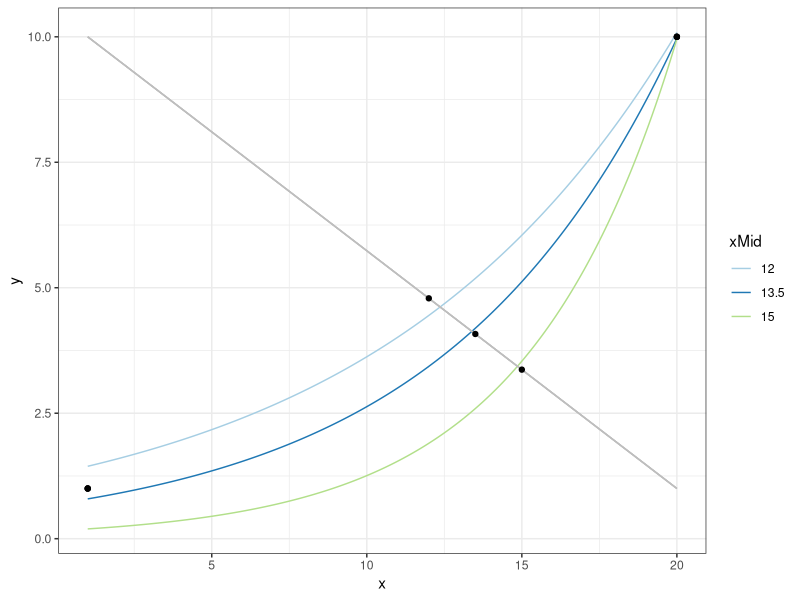
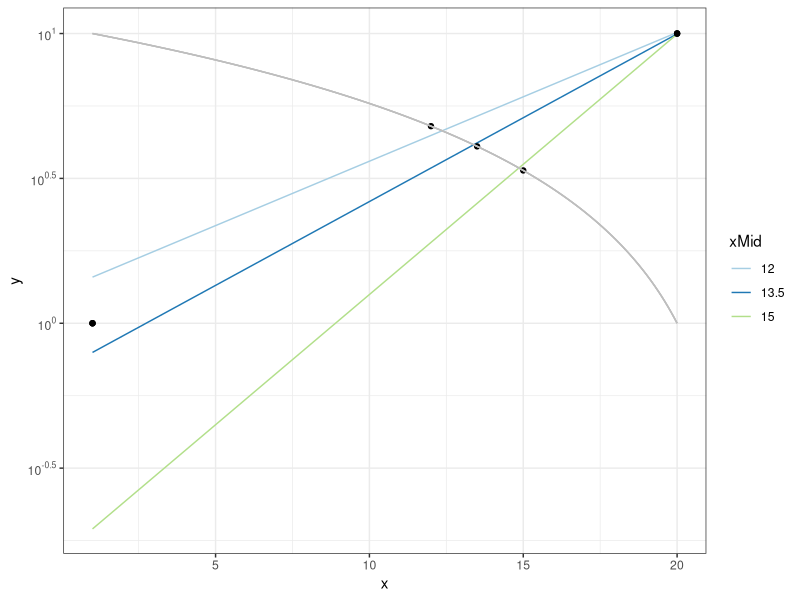
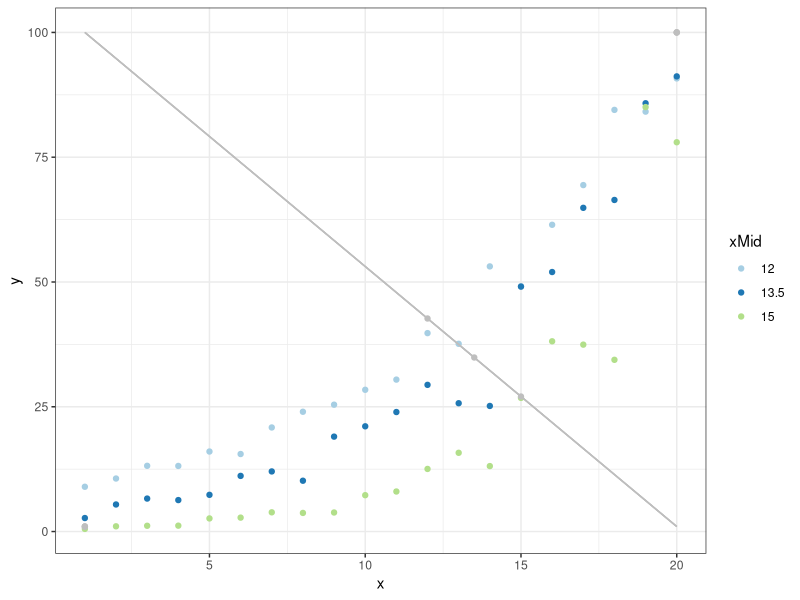
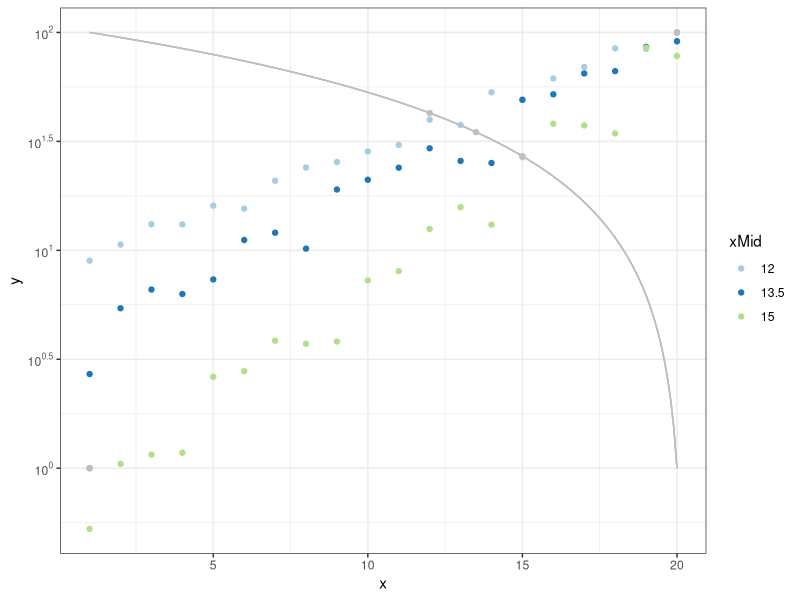
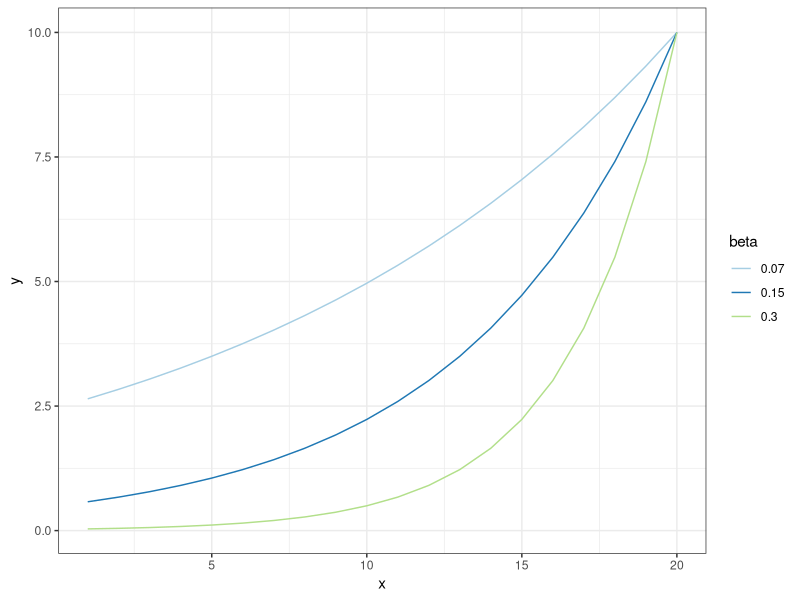
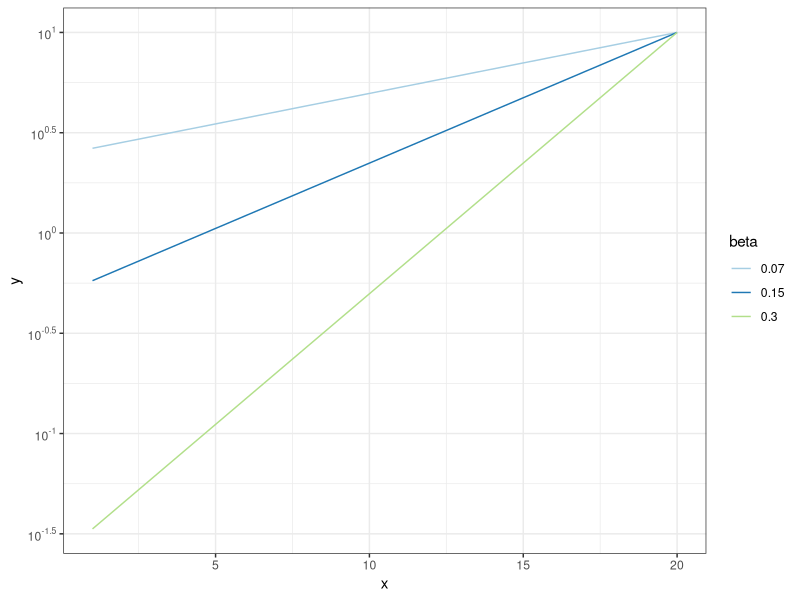
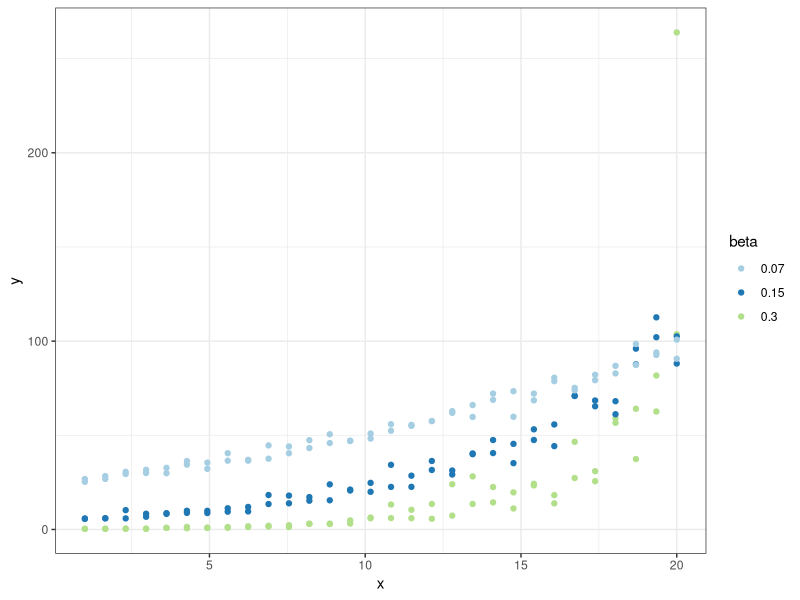
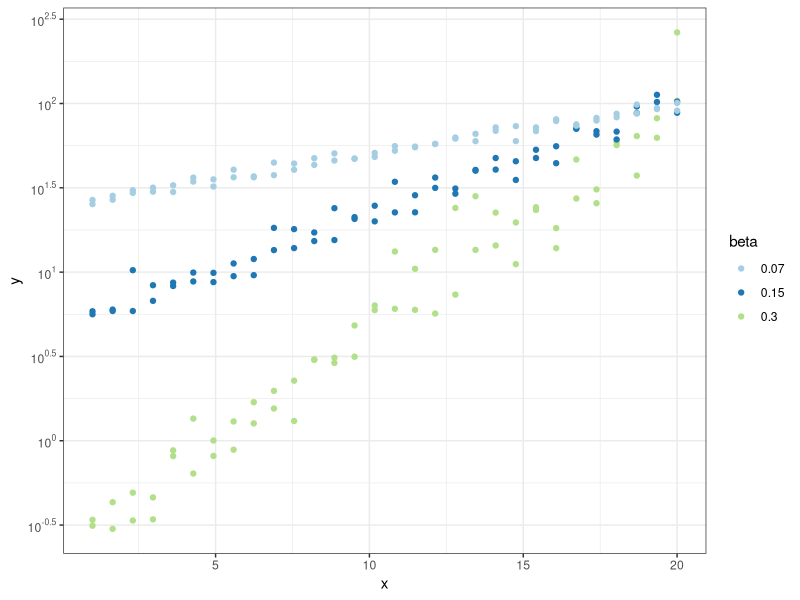

Write the R code that produced these figures, in order.
## ---- chunk 1
knitr::opts_chunk$set(echo = F, message = FALSE, warning = FALSE)
library(ggplot2)
library(scales)
library(tidyverse)
## ---- chunk 2
expSim <- function(xMid, xRange = c(1,20), yRange = c(1,10)){
  
  lineData   <- tibble(xLine = seq(xRange[1],xRange[2],0.1),
                       yLine = ((yRange[1]-yRange[2])/(xRange[2]-xRange[1]))*(xLine-xRange[1])+yRange[2])
  pointsData <- tibble(xPoint = c(xRange[1], xMid, xRange[2]),
                       yPoint = c(yRange[1], lineData$yLine[lineData$xLine == xMid], yRange[2]))
  
  
  lm.fit <- lm(log(yPoint) ~ xPoint, data = pointsData)
  alpha.0  <- exp(coef(lm.fit)[1]) %>% as.numeric()
  beta.0   <- coef(lm.fit)[2] %>% as.numeric()
  start <- list(alpha = alpha.0, beta = beta.0)
  nonlinear.fit   <- nls(yPoint ~ alpha * exp(beta * xPoint), data = pointsData, start = start)
  alpha <- coef(nonlinear.fit)[1] %>% as.numeric()
  beta <- coef(nonlinear.fit)[2] %>% as.numeric()
  
  expData <- tibble(x = seq(xRange[1],xRange[2],0.1),
                    y = alpha*exp(beta*x))
  return(list(expData = expData, lineData = lineData, pointsData = pointsData))
}

expData <- tibble(xMid = c(12, 13.5, 15)) %>%
  mutate(data = map(xMid, expSim)) %>%
  unnest(data) %>%
  unnest(data) %>%
  mutate(xMid = factor(xMid))

expData %>%
  ggplot(aes(x = x, y = y, group = xMid, color = xMid)) + 
  geom_line() +
  geom_line(aes(x = xLine, y = yLine), color = "gray") +
  geom_point(aes(x = xPoint, y = yPoint), color = "black") +
  theme_bw() +
  scale_color_brewer(palette = "Paired")

expData %>%
  ggplot(aes(x = x, y = y, group = xMid, color = xMid)) + 
  geom_line() +
  geom_point(aes(x = xPoint, y = yPoint), color = "black") +
  geom_line(aes(x = xLine, y = yLine), color = "gray") +
  theme_bw() +
  scale_color_brewer(palette = "Paired") +
  scale_y_continuous(trans = "log10",
                     breaks = trans_breaks("log10", function(x) 10^x),
                     labels = trans_format("log10", math_format(10^.x)))

## ---- chunk 3
expSim <- function(xMid, sigma, N = 20, xRange = c(1,20), yRange = c(1,100)){
  
  lineData   <- tibble(xLine = seq(xRange[1],xRange[2],0.1),
                       yLine = ((yRange[1]-yRange[2])/(xRange[2]-xRange[1]))*(xLine-xRange[1])+yRange[2])
  pointsData <- tibble(xPoint = c(xRange[1], xMid, xRange[2]),
                       yPoint = c(yRange[1], lineData$yLine[lineData$xLine == xMid], yRange[2]))
  
  
  lm.fit <- lm(log(yPoint) ~ xPoint, data = pointsData)
  alpha.0  <- exp(coef(lm.fit)[1]) %>% as.numeric()
  beta.0   <- coef(lm.fit)[2] %>% as.numeric()
  start <- list(alpha = alpha.0, beta = beta.0)
  nonlinear.fit   <- nls(yPoint ~ alpha * exp(beta * xPoint), data = pointsData, start = start)
  alpha <- (coef(nonlinear.fit)[1] %>% as.numeric())/(exp((sigma^2)/2))
  beta <- coef(nonlinear.fit)[2] %>% as.numeric()
  
  expData <- tibble(x = seq(xRange[1],xRange[2], length.out = N),
                    y = alpha*exp(beta*x + rnorm(N,0,sigma)))
  return(list(expData = expData, lineData = lineData, pointsData = pointsData))
}

expData <- tibble(xMid = c(12, 13.5, 15),
                  sigma = c(0.1, 0.15, 0.3)) %>%
  mutate(data = map2(xMid, sigma, expSim)) %>%
  unnest(data) %>%
  unnest(data) %>%
  mutate(xMid = factor(xMid))

expData %>%
  ggplot(aes(x = x, y = y, group = xMid, color = xMid)) + 
  geom_point() +
  geom_line(aes(x = xLine, y = yLine), color = "gray") +
  geom_point(aes(x = xPoint, y = yPoint), color = "gray") +
  theme_bw() +
  scale_color_brewer(palette = "Paired")

expData %>%
  ggplot(aes(x = x, y = y, group = xMid, color = xMid)) + 
  geom_point() +
  geom_point(aes(x = xPoint, y = yPoint), color = "gray") +
  geom_line(aes(x = xLine, y = yLine), color = "gray") +
  theme_bw() +
  scale_color_brewer(palette = "Paired") +
  scale_y_continuous(trans = "log10",
                     breaks = trans_breaks("log10", function(x) 10^x),
                     labels = trans_format("log10", math_format(10^.x)))
## ---- chunk 4
expSim <- function(beta, xRange = c(1,20), yRange = c(1,10)){
  alpha   <- (yRange[2]/exp(beta*xRange[2]))
  expData <- tibble(x = seq(xRange[1],xRange[2],1),
                    y = alpha*exp(beta*x))
  return(expData)
}

expData <- tibble(beta = c(0.07, 0.15, 0.3)) %>%
           mutate(data = map(beta, expSim)) %>%
           unnest(data) %>%
           mutate(beta = factor(beta))

expData %>%
  ggplot(aes(x = x, y = y, group = beta, color = beta)) + 
  geom_line() +
  theme_bw() +
  scale_color_brewer(palette = "Paired")

expData %>%
  ggplot(aes(x = x, y = y, group = beta, color = beta)) + 
  geom_line() +
  theme_bw() +
  scale_color_brewer(palette = "Paired") +
  scale_y_continuous(trans = "log10",
                     breaks = trans_breaks("log10", function(x) 10^x),
                     labels = trans_format("log10", math_format(10^.x)))
## ---- chunk 5
expSim <- function(beta, sigma, N = 30, xRange = c(1,20), yRange = c(1,100)){
  alpha <- (yRange[2]/exp(beta*xRange[2]))/(exp((sigma^2)/2))
  expData <- tibble(x = seq(xRange[1],xRange[2], length.out = N),
                    y = alpha*exp(beta*x + rnorm(N,0,sigma)))
  return(expData)
}

expData <- tibble(beta = c(0.3, 0.3, 0.15, 0.15, 0.07, 0.07),
                  sigma = c(0.3, 0.4, 0.12, 0.17, 0.05, 0.07)) %>%
  mutate(data = map2(beta, sigma, expSim)) %>%
  unnest(data) %>%
  mutate(beta = factor(beta))

expData %>%
  ggplot(aes(x = x, y = y, group = beta, color = beta)) + 
  geom_point() +
  theme_bw() +
  scale_color_brewer(palette = "Paired")

expData %>%
  ggplot(aes(x = x, y = y, group = beta, color = beta)) + 
  geom_point() +
  theme_bw() +
  scale_color_brewer(palette = "Paired") +
  scale_y_continuous(trans = "log10",
                     breaks = trans_breaks("log10", function(x) 10^x),
                     labels = trans_format("log10", math_format(10^.x)))
## ---- chunk 6
expSim <- function(xMid, xRange = c(0,20), yRange = c(1,100)){
  
  lineData   <- tibble(xLine = seq(xRange[1],xRange[2],0.1),
                       yLine = ((yRange[1]-yRange[2])/(xRange[2]-xRange[1]))*(xLine-xRange[1])+yRange[2])
  pointsData <- tibble(xPoint = c(xRange[1], (xMid-0.1), (xMid+0.1), xRange[2]),
                       yPoint = c(yRange[1], lineData$yLine[lineData$xLine == xMid], lineData$yLine[lineData$xLine == xMid], yRange[2]))
  
  
  lm.fit <- lm(log(yPoint) ~ xPoint, data = pointsData)
  alpha.0  <- exp(coef(lm.fit)[1]) %>% as.numeric()
  beta.0   <- coef(lm.fit)[2] %>% as.numeric()
  theta.0 <- min(pointsData$yPoint) * 0.5  
  start <- list(alpha = alpha.0, beta = beta.0, theta = theta.0)
  nonlinear.fit   <- nls(yPoint ~ alpha * exp(beta * xPoint) + theta , data = pointsData, start = start)
  alpha <- coef(nonlinear.fit)[1] %>% as.numeric()
  beta <- coef(nonlinear.fit)[2] %>% as.numeric()
  theta <- coef(nonlinear.fit)[3] %>% as.numeric()

  expData <- tibble(x = seq(xRange[1],xRange[2],0.1),
                    y = alpha*exp(beta*x) + theta)
  return(list(expData = expData, lineData = lineData, pointsData = pointsData))
}

expData <- tibble(xMid = c(11, 13, 15)) %>%
  mutate(data = map(xMid, expSim)) %>%
  unnest(data) %>%
  unnest(data) %>%
  mutate(xMid = factor(xMid))

expData %>%
  ggplot(aes(x = x, y = y, group = xMid, color = xMid)) + 
  geom_line() +
  geom_point(aes(x = xPoint, y = yPoint), color = "black") +
  geom_line(aes(x = xLine, y = yLine), color = "gray") +
  theme_bw() +
  scale_color_brewer(palette = "Paired")

expData %>%
  ggplot(aes(x = x, y = y, group = xMid, color = xMid)) + 
  geom_line() +
  geom_point(aes(x = xPoint, y = yPoint), color = "black") +
  geom_line(aes(x = xLine, y = yLine), color = "gray") +
  theme_bw() +
  scale_color_brewer(palette = "Paired") +
  scale_y_continuous(trans = "log10",
                     breaks = trans_breaks("log10", function(x) 10^x),
                     labels = trans_format("log10", math_format(10^.x)))

## ---- chunk 7
expSim <- function(xMid, sigma, N = 20, xRange = c(0,20), yRange = c(1,100)){
  
  lineData   <- tibble(xLine = seq(xRange[1],xRange[2],0.1),
                       yLine = ((yRange[1]-yRange[2])/(xRange[2]-xRange[1]))*(xLine-xRange[1])+yRange[2])
  pointsData <- tibble(xPoint = c(xRange[1], (xMid-0.1), (xMid+0.1), xRange[2]),
                       yPoint = c(yRange[1], lineData$yLine[lineData$xLine == xMid], lineData$yLine[lineData$xLine == xMid], yRange[2]))
  
  
  lm.fit <- lm(log(yPoint) ~ xPoint, data = pointsData)
  alpha.0  <- exp(coef(lm.fit)[1]) %>% as.numeric()
  beta.0   <- coef(lm.fit)[2] %>% as.numeric()
  theta.0 <- min(pointsData$yPoint) * 0.5  
  start <- list(alpha = alpha.0, beta = beta.0, theta = theta.0)
  nonlinear.fit   <- nls(yPoint ~ alpha * exp(beta * xPoint) + theta , data = pointsData, start = start)
  alpha <- (coef(nonlinear.fit)[1] %>% as.numeric())/(exp((sigma^2)/2))
  beta <- coef(nonlinear.fit)[2] %>% as.numeric()
  theta <- coef(nonlinear.fit)[3] %>% as.numeric()

  expData <- tibble(x = seq(xRange[1],xRange[2], length.out = N),
                    y = alpha*exp(beta*x + rnorm(N,0,sigma)) + theta)
  return(list(expData = expData, lineData = lineData, pointsData = pointsData))
}

expData <- tibble(xMid = c(12, 13.5, 15),
                  sigma = c(0.1, 0.15, 0.3)) %>%
  mutate(data = map2(xMid, sigma, expSim)) %>%
  unnest(data) %>%
  unnest(data) %>%
  mutate(xMid = factor(xMid))

expData %>%
  ggplot(aes(x = x, y = y, group = xMid, color = xMid)) + 
  geom_point() +
  geom_point(aes(x = xPoint, y = yPoint), color = "gray") +
  geom_line(aes(x = xLine, y = yLine), color = "gray") +
  theme_bw() +
  scale_color_brewer(palette = "Paired")

expData %>%
  ggplot(aes(x = x, y = y, group = xMid, color = xMid)) + 
  geom_point() +
  geom_point(aes(x = xPoint, y = yPoint), color = "gray") +
  geom_line(aes(x = xLine, y = yLine), color = "gray") +
  theme_bw() +
  scale_color_brewer(palette = "Paired") +
  scale_y_continuous(trans = "log10",
                     breaks = trans_breaks("log10", function(x) 10^x),
                     labels = trans_format("log10", math_format(10^.x)))
## ---- chunk 8
expSim <- function(beta, xRange = c(0,20), yRange = c(1,100)){
  theta <- (yRange[2]-yRange[1]*(exp(beta*(xRange[2]-xRange[1]))))/(1-exp(beta*xRange[2]))
  alpha <- (yRange[1]-theta)/(exp(beta*xRange[1]))
  expData <- tibble(x = seq(xRange[1],xRange[2],1),
                    y = alpha*exp(beta*x)+theta)
  return(expData)
}

expData <- tibble(beta = c(0.07, 0.15, 0.3)) %>%
  mutate(data = map(beta, expSim)) %>%
  unnest(data) %>%
  mutate(beta = factor(beta))

expData %>%
  ggplot(aes(x = x, y = y, group = beta, color = beta)) + 
  geom_line() +
  theme_bw() +
  scale_color_brewer(palette = "Paired")

expData %>%
  ggplot(aes(x = x, y = y, group = beta, color = beta)) + 
  geom_line() +
  theme_bw() +
  scale_color_brewer(palette = "Paired") +
  scale_y_continuous(trans = "log10",
                     breaks = trans_breaks("log10", function(x) 10^x),
                     labels = trans_format("log10", math_format(10^.x)))
## ---- chunk 9
expSim <- function(beta, sigma, N = 30, xRange = c(0,20), yRange = c(1,100)){
  theta <- (yRange[2]-yRange[1]*(exp(beta*(xRange[2]-xRange[1]))))/(1-exp(beta*xRange[2]+sigma^2/2))
  alpha <- (yRange[1]-theta)/(exp(beta*xRange[1]+sigma^2/2))
  expData <- tibble(x = seq(xRange[1],xRange[2], length.out = N),
                    y = alpha*exp(beta*x + rnorm(N,0,sigma)) + theta)
  return(expData)
}

expData <- tibble(difficulty = c("Easy-Low", "Easy-High", "Medium-Low", "Medium-High", "Hard-Low", "Hard-High"),
                  beta = c(0.3, 0.3, 0.15, 0.15, 0.07, 0.07),
                  sigma = c(0.3, 0.4, 0.12, 0.17,0.05, 0.07)) %>%
  mutate(data = map2(beta, sigma, expSim)) %>%
  unnest(data) %>%
  mutate(difficulty = factor(difficulty, levels = c("Easy-Low", "Medium-Low", "Hard-Low",
                                                    "Easy-High", "Medium-High", "Hard-High")),
         beta  = factor(beta),
         sigma = factor(sigma))

expData %>%
  ggplot(aes(x = x, y = y, group = beta, color = beta)) + 
  geom_point() +
  theme_bw() +
  facet_wrap(~difficulty, ncol = 3) +
  scale_color_brewer(palette = "Paired")

expData %>%
  ggplot(aes(x = x, y = y, group = beta, color = beta)) + 
  geom_point() +
  theme_bw() +
  scale_color_brewer(palette = "Paired") +
  facet_wrap(~difficulty, ncol = 3) +
  scale_y_continuous(trans = "log10",
                     breaks = trans_breaks("log10", function(x) 10^x),
                     labels = trans_format("log10", math_format(10^.x)))
## ---- chunk 10
expSim <- function(beta, xRange = c(0,200), yRange = c(1,10)){
    expData <- tibble(x = seq(xRange[1],xRange[2],0.1),
                      y = exp(beta*x))
    return(expData)
}

expData <- tibble(beta = c(0.07, 0.15, 0.3)) %>%
  mutate(data = map(beta, expSim)) %>%
  unnest(data) %>%
  mutate(beta = factor(beta))

expData %>%
  filter(y <= 10) %>%
  ggplot(aes(x = x, y = y, group = beta, color = beta)) + 
  geom_line() +
  theme_bw() +
  facet_grid(~beta) +
  # facet_grid(~beta, scales = "free") +
  scale_color_brewer(palette = "Paired")

expData %>%
  filter(y <= 10) %>%
  ggplot(aes(x = x, y = y, group = beta, color = beta)) + 
  geom_line() +
  theme_bw() +
  # facet_grid(~beta) +
  facet_grid(~beta, scales = "free") +
  scale_color_brewer(palette = "Paired")

expData %>%
  filter(y <= 10) %>%
  ggplot(aes(x = x, y = y, group = beta, color = beta)) + 
  geom_line() +
  theme_bw() +
  facet_grid(~beta) +
  # facet_grid(~beta, scales = "free") +
  scale_color_brewer(palette = "Paired") +
  scale_y_continuous(trans = "log10",
                     breaks = trans_breaks("log10", function(x) 10^x),
                     labels = trans_format("log10", math_format(10^.x)))

expData %>%
  filter(y <= 10) %>%
  ggplot(aes(x = x, y = y, group = beta, color = beta)) + 
  geom_line() +
  theme_bw() +
  # facet_grid(~beta) +
  facet_grid(~beta, scales = "free") +
  scale_color_brewer(palette = "Paired") +
  scale_y_continuous(trans = "log10",
                     breaks = trans_breaks("log10", function(x) 10^x),
                     labels = trans_format("log10", math_format(10^.x)))
